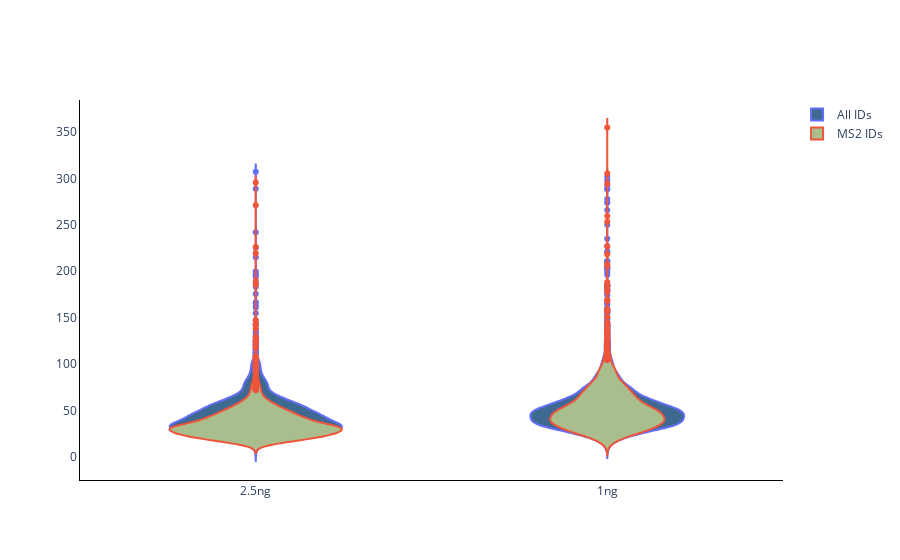

Write notebook code for a chart like this one.
### Code cell
# CV violin plot
plot_options={    
        "mean label": "True",
        "box": "True",
        "X Title": "Conditions",
        "Y Title": "CV of Abundance (%)",
        "color": ["#3E6990", "#AABD8C", "#E9E3B4", "#F39B6D", "#C6878F", "pink",
                  "orange", "brown", "pink", "gray", "olive", "cyan", "black","red",
                  "yellow","green","blue","indigo","violet"],
        "width": 700,
        "height": 450,
        "font": dict(size=16, family="Arial black"),
        "violinmode": "overlay",
        "ylimits": [0, 100],
        "CV mode": "stacked",
        "Group By X": "Concentration",
        "Group By Color": "Volume",
        "Group By Stack": "ID_Mode",
        "help for information only": \
        "Mean label options: True or False." \
        "color: the first few colors will be used"\
        "violinmode: group or overlay." \
    }
figure, _, _ =CV_plots(data_obj, plot_options, saved_settings)
figure.show()
#figure.write_image("images/test.svg")

### Figure 1 — Plotly figure (JSON) as saved in the notebook; plotly's stock layout.template omitted (floating-point values rounded to 4 significant figures; data arrays with more than 128 entries replaced by an {"elided": "..."} marker saying what was removed)
{"data": [{"fillcolor": "#3E6990", "name": "All IDs", "type": "violin", "x": {"elided": "7137 str values"}, "y": {"elided": "7137 float values"}}, {"fillcolor": "#AABD8C", "name": "MS2 IDs", "type": "violin", "x": {"elided": "3699 str values"}, "y": {"elided": "3699 float values"}}], "layout": {"paper_bgcolor": "white", "plot_bgcolor": "white", "violinmode": "overlay", "xaxis": {"linecolor": "black", "linewidth": 1, "showline": true}, "yaxis": {"linecolor": "black", "linewidth": 1, "showline": true}}}
